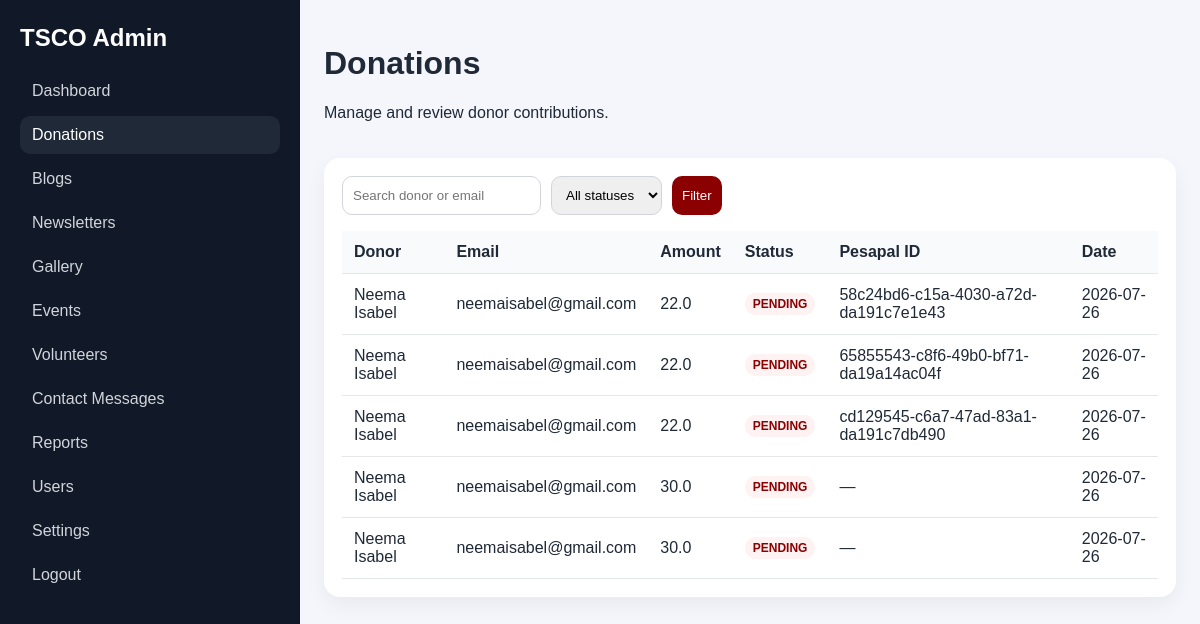
The app's page /admin/donations (signed in) with its own data.
### models/donation.py (models this page shows)
class Donation(db.Model):
    id = db.Column(
        db.Integer,
        primary_key=True
    )
    donor_name = db.Column(
        db.String(100)
    )
    email = db.Column(
        db.String(120)
    )
    phone = db.Column(
        db.String(20)
    )
    amount = db.Column(
        db.Float
    )
    tracking_id = db.Column(
        db.String(200)
    )
    status = db.Column(
        db.String(50),
        default="PENDING"
    )
    created_at = db.Column(
        db.DateTime,
        default=datetime.utcnow
    )

### routes/admin/portal.py (the view)
@admin_bp.route("/admin/donations", methods=["GET"])
@login_required
def donations():
    q = request.args.get("q", "")
    status = request.args.get("status", "")
    query = Donation.query
    if q:
        query = query.filter((Donation.donor_name.ilike(f"%{q}%")) | (Donation.email.ilike(f"%{q}%")))
    if status:
        query = query.filter_by(status=status)
    donations = query.order_by(Donation.created_at.desc()).all()
    return render_template("donations.html", donations=donations)

### routes/admin/portal.py (called while the page is built)
def login_required(view):
    from functools import wraps
    @wraps(view)
    def wrapped(*args, **kwargs):
        if "admin_id" not in session:
            if request.path.startswith("/admin/api"):
                return jsonify({"success": False, "message": "Unauthorized"}), 401
            return redirect(url_for("admin.login"))
        return view(*args, **kwargs)
    return wrapped

### templates/admin/donations.html (shortened to what this page needs)
<!DOCTYPE html>
<html lang="en">
<head>
</head>
<body>
  <div class="layout">
    <aside class="sidebar">
      <h2>TSCO Admin</h2>
      <a href="/admin/dashboard">Dashboard</a>
      <a class="active" href="/admin/donations">Donations</a>
      <a href="/admin/blogs">Blogs</a>
      <a href="/admin/newsletters">Newsletters</a>
      <a href="/admin/gallery">Gallery</a>
      <a href="/admin/events">Events</a>
      <a href="/admin/volunteers">Volunteers</a>
      <a href="/admin/messages">Contact Messages</a>
      <a href="/admin/reports">Reports</a>
      <a href="/admin/users">Users</a>
      <a href="/admin/settings">Settings</a>
      <a class="logout" href="/admin/logout">Logout</a>
    </aside>
    <main class="main">
      <div class="topbar">
        <div><h1>Donations</h1><p>Manage and review donor contributions.</p></div>
      </div>
      <div class="panel">
        <form method="get">
          <input type="text" name="q" value="{{ request.args.get('q','') }}" placeholder="Search donor or email" />
          <select name="status">
            <option value="">All statuses</option>
          </select>
          <button type="submit">Filter</button>
        </form>
        <table>
          <thead>
            <tr>
              <th>Donor</th>
              <th>Email</th>
              <th>Amount</th>
              <th>Status</th>
              <th>Pesapal ID</th>
              <th>Date</th>
            </tr>
          </thead>
          <tbody>
            {% for donation in donations %}
            <tr>
              <td>{{ donation.donor_name }}</td>
              <td>{{ donation.email }}</td>
              <td>{{ donation.amount }}</td>
              <td><span class="pill">{{ donation.status }}</span></td>
              <td>{{ donation.tracking_id or '—' }}</td>
              <td>{{ donation.created_at.strftime('%Y-%m-%d') }}</td>
            </tr>
            {% endfor %}
          </tbody>
        </table>
      </div>
    </main>
  </div>
</body>
</html>

### templates/admin/donations.html (style rules this page uses)
body { margin: 0; font-family: Arial, sans-serif; background: #f4f6fb; color: #1f2937; }
.layout { display: flex; min-height: 100vh; }
.sidebar { width: 260px; background: #111827; color: white; padding: 24px 20px; }
.sidebar h2 { margin-top: 0; }
.sidebar a { display: block; color: #d1d5db; text-decoration: none; padding: 10px 12px; border-radius: 10px; margin-bottom: 6px; }
.sidebar a.active, .sidebar a:hover { background: #1f2937; color: white; }
.main { flex: 1; padding: 24px; }
.topbar { display: flex; justify-content: space-between; align-items: center; margin-bottom: 20px; }
.panel { background: white; padding: 18px; border-radius: 16px; box-shadow: 0 8px 20px rgba(0,0,0,0.05); }
table { width: 100%; border-collapse: collapse; margin-top: 16px; }
th, td { padding: 12px; text-align: left; border-bottom: 1px solid #e5e7eb; }
th { background: #f9fafb; }
.pill { display: inline-block; padding: 4px 8px; border-radius: 999px; font-size: 12px; font-weight: 700; background: #fef2f2; color: #8B0000; }
form { display: flex; gap: 10px; flex-wrap: wrap; }
input, select, button { padding: 10px; border-radius: 10px; border: 1px solid #d1d5db; }
button { background: #8B0000; color: white; border: none; cursor: pointer; }

### records on screen
Donation: donor_name "Neema Isabel", email "neemaisabel@gmail.com", amount "22.0", status "PENDING", tracking "58c24bd6-c15a-4030-a72d-da191c7e1e43", created_at "2026-07-26"
Donation: donor_name "Neema Isabel", email "neemaisabel@gmail.com", amount "22.0", status "PENDING", tracking "65855543-c8f6-49b0-bf71-da19a14ac04f", created_at "2026-07-26"
Donation: donor_name "Neema Isabel", email "neemaisabel@gmail.com", amount "22.0", status "PENDING", tracking "cd129545-c6a7-47ad-83a1-da191c7db490", created_at "2026-07-26"
Donation: donor_name "Neema Isabel", email "neemaisabel@gmail.com", amount "30.0", status "PENDING", tracking_id "—", created_at "2026-07-26"
Donation: donor_name "Neema Isabel", email "neemaisabel@gmail.com", amount "30.0", status "PENDING", tracking_id "—", created_at "2026-07-26"
